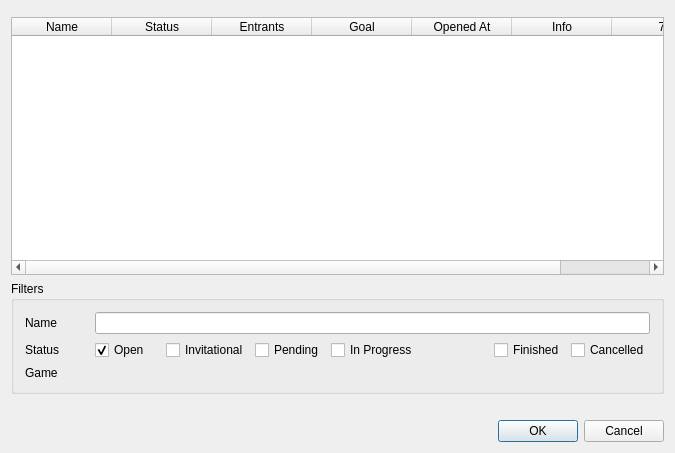
<?xml version="1.0" encoding="UTF-8"?>
<ui version="4.0">
 <class>RacetimeBrowserDialog</class>
 <widget class="QDialog" name="RacetimeBrowserDialog">
  <property name="geometry">
   <rect>
    <x>0</x>
    <y>0</y>
    <width>675</width>
    <height>453</height>
   </rect>
  </property>
  <property name="windowTitle">
   <string>Racetime.gg Browser</string>
  </property>
  <layout class="QVBoxLayout" name="verticalLayout">
   <item>
    <widget class="QMenuBar" name="menu_bar"/>
   </item>
   <item>
    <widget class="QTableWidget" name="table_widget">
     <property name="editTriggers">
      <set>QAbstractItemView::NoEditTriggers</set>
     </property>
     <property name="tabKeyNavigation">
      <bool>false</bool>
     </property>
     <property name="selectionMode">
      <enum>QAbstractItemView::SingleSelection</enum>
     </property>
     <property name="selectionBehavior">
      <enum>QAbstractItemView::SelectRows</enum>
     </property>
     <property name="sortingEnabled">
      <bool>true</bool>
     </property>
     <property name="columnCount">
      <number>7</number>
     </property>
     <attribute name="verticalHeaderVisible">
      <bool>false</bool>
     </attribute>
     <column>
      <property name="text">
       <string>Name</string>
      </property>
     </column>
     <column>
      <property name="text">
       <string>Status</string>
      </property>
     </column>
     <column>
      <property name="text">
       <string>Entrants</string>
      </property>
     </column>
     <column>
      <property name="text">
       <string>Goal</string>
      </property>
     </column>
     <column>
      <property name="text">
       <string>Opened At</string>
      </property>
     </column>
     <column>
      <property name="text">
       <string>Info</string>
      </property>
     </column>
     <column/>
    </widget>
   </item>
   <item>
    <widget class="QGroupBox" name="filter_group">
     <property name="title">
      <string>Filters</string>
     </property>
     <layout class="QGridLayout" name="gridLayout">
      <item row="2" column="3">
       <widget class="QCheckBox" name="status_pending_check">
        <property name="text">
         <string>Pending</string>
        </property>
       </widget>
      </item>
      <item row="0" column="0">
       <widget class="QLabel" name="filter_name_label">
        <property name="sizePolicy">
         <sizepolicy hsizetype="Minimum" vsizetype="Preferred">
          <horstretch>0</horstretch>
          <verstretch>0</verstretch>
         </sizepolicy>
        </property>
        <property name="text">
         <string>Name</string>
        </property>
       </widget>
      </item>
      <item row="0" column="1" colspan="7">
       <widget class="QLineEdit" name="filter_name_edit"/>
      </item>
      <item row="2" column="0">
       <widget class="QLabel" name="filter_status_label">
        <property name="text">
         <string>Status</string>
        </property>
       </widget>
      </item>
      <item row="2" column="1">
       <widget class="QCheckBox" name="status_open_check">
        <property name="text">
         <string>Open</string>
        </property>
        <property name="checked">
         <bool>true</bool>
        </property>
       </widget>
      </item>
      <item row="2" column="4">
       <widget class="QCheckBox" name="status_inprogress_check">
        <property name="text">
         <string>In Progress</string>
        </property>
       </widget>
      </item>
      <item row="2" column="6">
       <widget class="QCheckBox" name="status_finished_check">
        <property name="text">
         <string>Finished</string>
        </property>
       </widget>
      </item>
      <item row="2" column="7">
       <widget class="QCheckBox" name="status_cancelled_check">
        <property name="text">
         <string>Cancelled</string>
        </property>
       </widget>
      </item>
      <item row="2" column="2">
       <widget class="QCheckBox" name="status_invitational_check">
        <property name="text">
         <string>Invitational</string>
        </property>
       </widget>
      </item>
      <item row="3" column="0">
       <widget class="QLabel" name="game_filter_label">
        <property name="text">
         <string>Game</string>
        </property>
       </widget>
      </item>
      <item row="3" column="1" colspan="3">
       <layout class="QHBoxLayout" name="game_check_layout"/>
      </item>
     </layout>
    </widget>
   </item>
   <item>
    <layout class="QHBoxLayout" name="label_layout">
     <item>
      <widget class="QLabel" name="status_label">
       <property name="text">
        <string/>
       </property>
       <property name="wordWrap">
        <bool>true</bool>
       </property>
      </widget>
     </item>
    </layout>
   </item>
   <item>
    <widget class="QDialogButtonBox" name="button_box">
     <property name="minimumSize">
      <size>
       <width>500</width>
       <height>0</height>
      </size>
     </property>
     <property name="standardButtons">
      <set>QDialogButtonBox::Cancel|QDialogButtonBox::Ok</set>
     </property>
    </widget>
   </item>
  </layout>
 </widget>
 <layoutdefault spacing="6" margin="11"/>
 <resources/>
 <connections/>
</ui>
